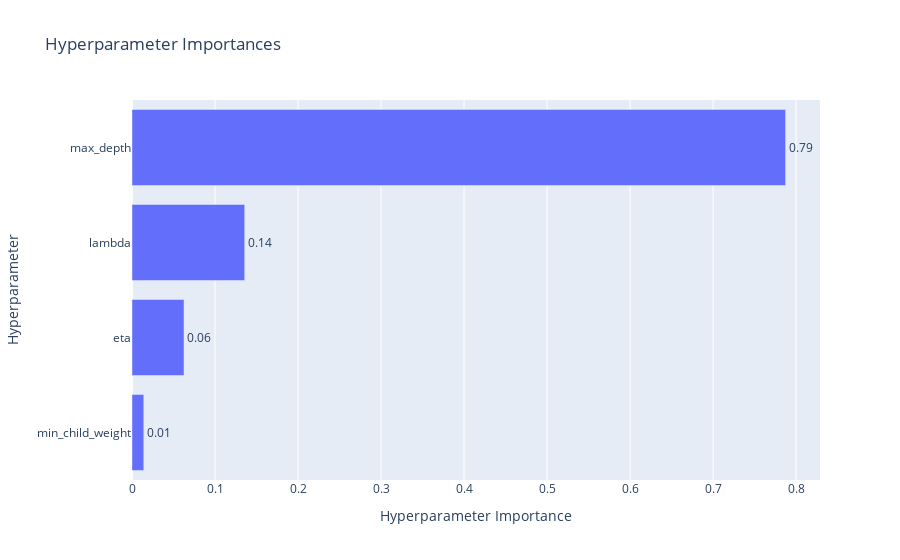

This figure's notebook cell:
### Code cell
plot_param_importances(study)

### Figure 1 — Plotly figure (JSON) as saved in the notebook; plotly's stock layout.template omitted (floating-point values rounded to 4 significant figures)
{"data": [{"cliponaxis": false, "hovertemplate": ["min_child_weight (IntDistribution): 0.014205632059053825<extra></extra>", "eta (FloatDistribution): 0.06265427615284654<extra></extra>", "lambda (FloatDistribution): 0.13577860624489335<extra></extra>", "max_depth (IntDistribution): 0.7873614855432062<extra></extra>"], "name": "Objective Value", "orientation": "h", "text": ["0.01", "0.06", "0.14", "0.79"], "textposition": "outside", "type": "bar", "x": [0.01421, 0.06265, 0.1358, 0.7874], "y": ["min_child_weight", "eta", "lambda", "max_depth"]}], "layout": {"title": {"text": "Hyperparameter Importances"}, "xaxis": {"title": {"text": "Hyperparameter Importance"}}, "yaxis": {"title": {"text": "Hyperparameter"}}}}
